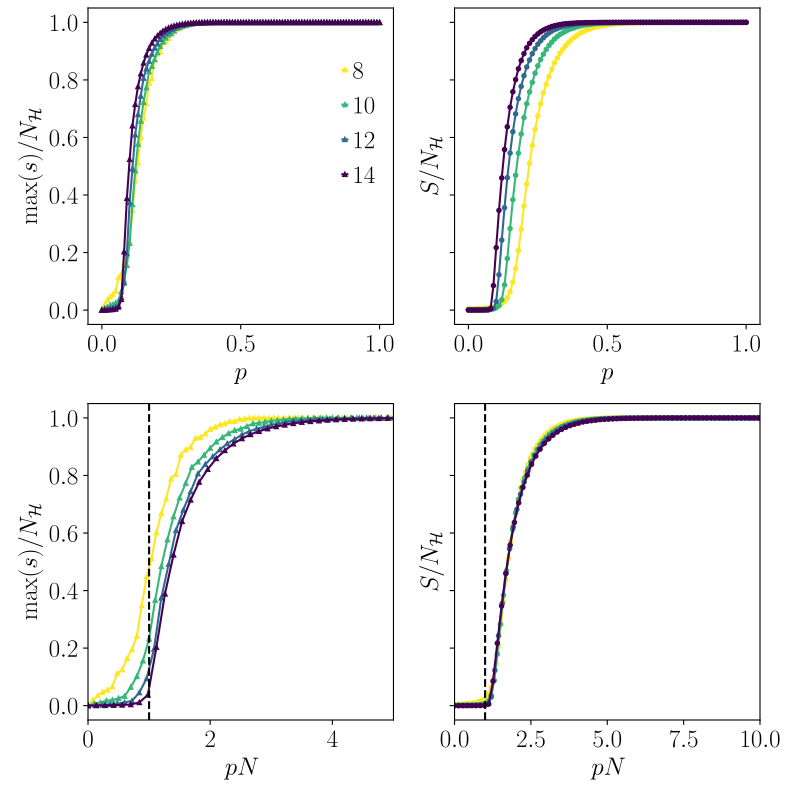

Write Python code to recreate this figure.
""" An example analysis script. Here, we locate the percolation transition at p_c = 1/N using a scale collapse.

The essence of this plot is that if the percolation transition occurs at 1/N in the thermodynamic limit,
then if we plot a measure of percolation (such as the mean cluster size, S) against pN, then the data
should collapse around a common transition point of pN = 1.

"""

import hypergraphs
import numpy as np
import matplotlib.pyplot as plt
import distributions
import os

# set font size and enable LaTeX
plt.rcParams.update({'font.size': 18})
plt.rcParams.update({'text.usetex': True})

DATA_PATH = "./plotting_data/"
if not os.path.exists(DATA_PATH):
    os.makedirs(DATA_PATH)


def main():
    fig, ax = plt.subplots(nrows=2, ncols=2, figsize=[8, 8], sharey=True)
    ax = ax.flatten()

    # grid of percolation concentrations, between 0 (non-percolating) and 1 (percolating).
    p_min = 0
    p_max = 1
    N_p = 101
    plist = np.linspace(p_min, p_max, N_p)

    # number of realisations to use
    NR = 10000

    # system sizes to use
    Nlist = np.arange(8, 16, 2)

    # define colours for the plots
    Nlist_numbers = (Nlist - Nlist[0]) / (Nlist[-1] - Nlist[0])
    clist = plt.cm.viridis_r(Nlist_numbers)


    #####################
    ### PLOT THE DATA ###
    #####################

    for Ni, N in enumerate(Nlist):

        NH = 2**N # total number of nodes in the graph

        S, max = s_with_p(N, NR, plist)

        ax[0].plot(plist, max/NH, '^-', c=clist[Ni], markersize='3', label=f"${N}$")
        ax[1].plot(plist, S/NH, 'o-', c=clist[Ni], markersize='3')
        ax[2].plot(plist*N, max/NH, '^-', c=clist[Ni], markersize='3')
        ax[3].plot(plist*N, S/NH, 'o-', c=clist[Ni], markersize='3')


    #####################
    ###  FORMAT PLOT  ###
    #####################

    ax[2].set_xlim([0,5])
    ax[3].set_xlim([0,10])

    # the locations of the transitions 
    ax[2].axvline(1,linestyle='--', c='black')
    ax[3].axvline(1,linestyle='--', c='black')

    ax[0].set_ylabel("$\mathrm{max}(s)/N_\mathcal{H}$")
    ax[1].set_ylabel("$S/N_\mathcal{H}$")
    ax[2].set_ylabel("$\mathrm{max}(s)/N_\mathcal{H}$")
    ax[3].set_ylabel("$S/N_\mathcal{H}$")

    ax[0].set_xlabel("$p$")
    ax[1].set_xlabel("$p$")
    ax[2].set_xlabel("$pN$")
    ax[3].set_xlabel("$pN$")

    ax[0].legend(loc=[0.8, 0.4], handlelength=0.2, columnspacing=0.5, handletextpad=0.2, framealpha=0)

    plt.subplots_adjust(right=0.95, top=0.99, left=0.11, bottom=0.1, wspace=0.2, hspace=0.25)
    plt.savefig("hypercube_percolation.pdf")



def s_with_p(N, NR, plist):
    """ Create lists of the mean cluster size (Slist) and maximum cluster size."""
    N_p = len(plist)

    Slist = np.zeros(N_p)
    max_sizes = np.zeros(N_p)

    for pi, p in enumerate(plist):
        cs = distributions.get_clusters_hypercube(N, NR, p, DATA_PATH)
        Slist[pi] = distributions.S(cs)
        max_sizes[pi] = np.max(cs)

    return Slist, max_sizes


if __name__ == "__main__":
    main()
